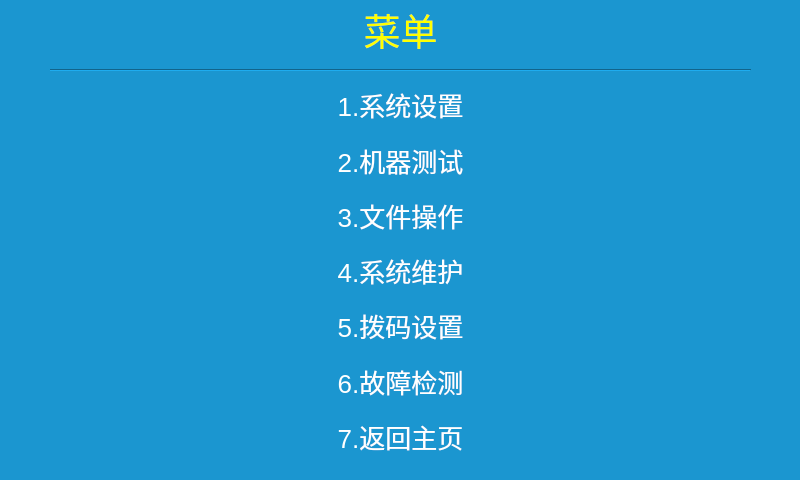
<?xml version="1.0" encoding="UTF-8"?>
<ui version="4.0">
 <class>Menu</class>
 <widget class="QWidget" name="Menu">
  <property name="geometry">
   <rect>
    <x>0</x>
    <y>0</y>
    <width>800</width>
    <height>480</height>
   </rect>
  </property>
  <property name="windowTitle">
   <string>Form</string>
  </property>
  <property name="styleSheet">
   <string notr="true">QWidget{
background-color: rgb(27, 150, 208);
}

QPushButton{
color:white;
font-size:26px;
border:noborder;
background-color:transparent;
}
QPushButton::pressed{
color:Red;
}</string>
  </property>
  <widget class="Line" name="line">
   <property name="geometry">
    <rect>
     <x>50</x>
     <y>60</y>
     <width>701</width>
     <height>20</height>
    </rect>
   </property>
   <property name="styleSheet">
    <string notr="true">
color: rgb(255, 255, 0);</string>
   </property>
   <property name="orientation">
    <enum>Qt::Horizontal</enum>
   </property>
  </widget>
  <widget class="QLabel" name="label">
   <property name="geometry">
    <rect>
     <x>0</x>
     <y>0</y>
     <width>801</width>
     <height>61</height>
    </rect>
   </property>
   <property name="text">
    <string>&lt;html&gt;&lt;head/&gt;&lt;body&gt;&lt;p align=&quot;center&quot;&gt;&lt;span style=&quot; font-size:28pt; color:#ffff00;&quot;&gt;菜单&lt;/span&gt;&lt;/p&gt;&lt;/body&gt;&lt;/html&gt;</string>
   </property>
  </widget>
  <widget class="QWidget" name="layoutWidget">
   <property name="geometry">
    <rect>
     <x>190</x>
     <y>80</y>
     <width>421</width>
     <height>381</height>
    </rect>
   </property>
   <layout class="QVBoxLayout" name="verticalLayout">
    <item>
     <widget class="QPushButton" name="setting_pb">
      <property name="sizePolicy">
       <sizepolicy hsizetype="Minimum" vsizetype="Preferred">
        <horstretch>0</horstretch>
        <verstretch>0</verstretch>
       </sizepolicy>
      </property>
      <property name="text">
       <string>1.系统设置</string>
      </property>
     </widget>
    </item>
    <item>
     <widget class="QPushButton" name="testing_pb">
      <property name="sizePolicy">
       <sizepolicy hsizetype="Minimum" vsizetype="Preferred">
        <horstretch>0</horstretch>
        <verstretch>0</verstretch>
       </sizepolicy>
      </property>
      <property name="text">
       <string>2.机器测试</string>
      </property>
     </widget>
    </item>
    <item>
     <widget class="QPushButton" name="fileoperation_pb">
      <property name="sizePolicy">
       <sizepolicy hsizetype="Minimum" vsizetype="Preferred">
        <horstretch>0</horstretch>
        <verstretch>0</verstretch>
       </sizepolicy>
      </property>
      <property name="text">
       <string>3.文件操作</string>
      </property>
     </widget>
    </item>
    <item>
     <widget class="QPushButton" name="systemmantence_pb">
      <property name="sizePolicy">
       <sizepolicy hsizetype="Minimum" vsizetype="Preferred">
        <horstretch>0</horstretch>
        <verstretch>0</verstretch>
       </sizepolicy>
      </property>
      <property name="text">
       <string>4.系统维护</string>
      </property>
     </widget>
    </item>
    <item>
     <widget class="QPushButton" name="codesetting_pb">
      <property name="sizePolicy">
       <sizepolicy hsizetype="Minimum" vsizetype="Preferred">
        <horstretch>0</horstretch>
        <verstretch>0</verstretch>
       </sizepolicy>
      </property>
      <property name="text">
       <string>5.拨码设置</string>
      </property>
     </widget>
    </item>
    <item>
     <widget class="QPushButton" name="faultdetection_pb">
      <property name="sizePolicy">
       <sizepolicy hsizetype="Minimum" vsizetype="Preferred">
        <horstretch>0</horstretch>
        <verstretch>0</verstretch>
       </sizepolicy>
      </property>
      <property name="text">
       <string>6.故障检测</string>
      </property>
     </widget>
    </item>
    <item>
     <widget class="QPushButton" name="patternwoven_pb">
      <property name="sizePolicy">
       <sizepolicy hsizetype="Minimum" vsizetype="Preferred">
        <horstretch>0</horstretch>
        <verstretch>0</verstretch>
       </sizepolicy>
      </property>
      <property name="text">
       <string>7.返回主页</string>
      </property>
     </widget>
    </item>
   </layout>
  </widget>
 </widget>
 <resources/>
 <connections/>
</ui>
